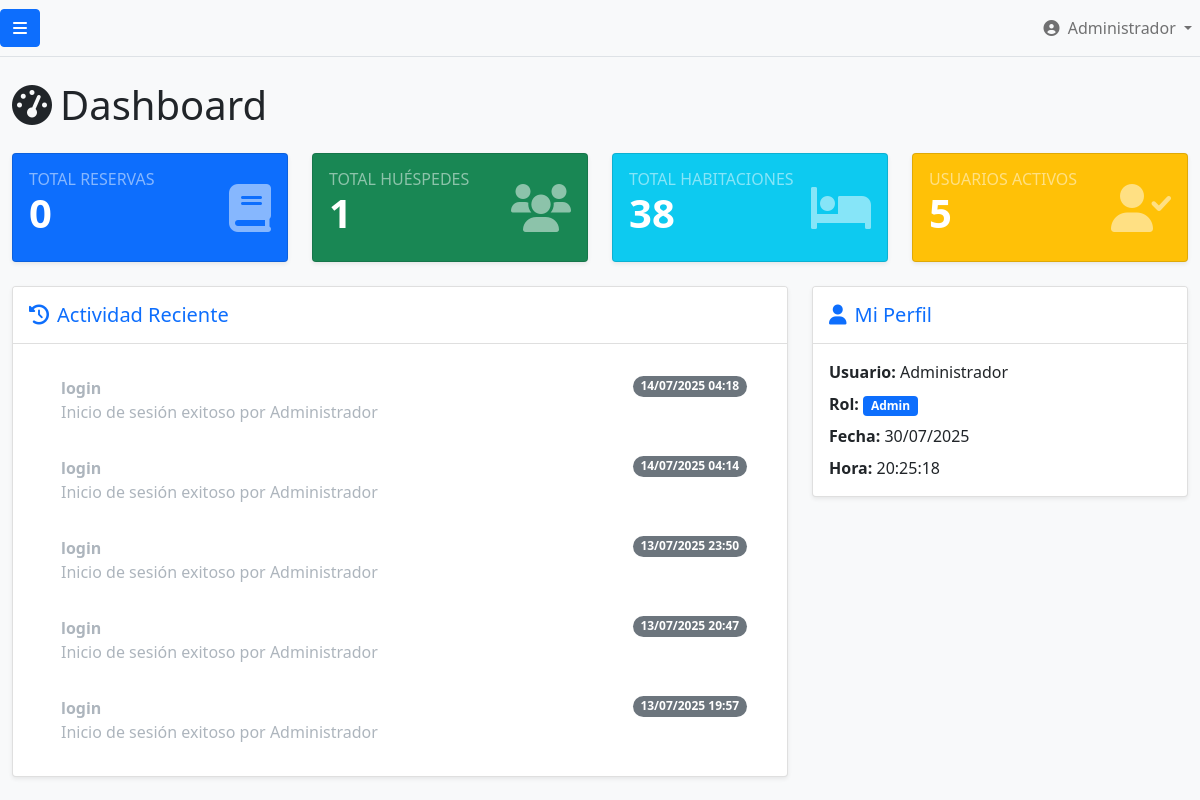
/dashboard/dashboard.php (signed in), run on the app's committed database.
### tables this page shows
CREATE TABLE `actividad_usuarios` (
  `id` int(11) NOT NULL,
  `usuario_id` int(11) NOT NULL,
  `accion` varchar(100) NOT NULL,
  `descripcion` text,
  `ip` varchar(45) DEFAULT NULL,
  `user_agent` text,
  `fecha` timestamp NOT NULL DEFAULT CURRENT_TIMESTAMP
);

CREATE TABLE `usuarios` (
  `id` int(11) NOT NULL,
  `nombre` varchar(100) DEFAULT NULL,
  `usuario` varchar(50) DEFAULT NULL,
  `correo` varchar(100) DEFAULT NULL,
  `telefono` varchar(20) DEFAULT NULL,
  `contraseña` varchar(255) DEFAULT NULL,
  `rol` enum('admin','recepcionista') DEFAULT 'recepcionista',
  `estado` enum('activo','inactivo') DEFAULT 'activo',
  `ultimo_acceso` timestamp NULL DEFAULT NULL,
  `foto` varchar(255) DEFAULT NULL,
  `intentos_fallidos` int(11) DEFAULT '0',
  `bloqueado_hasta` timestamp NULL DEFAULT NULL,
  `creado_en` timestamp NOT NULL DEFAULT CURRENT_TIMESTAMP,
  `actualizado_en` timestamp NOT NULL DEFAULT CURRENT_TIMESTAMP ON UPDATE CURRENT_TIMESTAMP
);

### dashboard/dashboard.php (the view, shortened to what this page needs)
<?php
require_once 'config/db_connect.php';
$nombre_usuario = $_SESSION['nombre'];
$rol_usuario = $_SESSION['rol'];
$stats = [];
$query_reservas = "SELECT COUNT(*) as total FROM reservas";
$result_reservas = mysqli_query($conn, $query_reservas);
$stats['total_reservas'] = mysqli_fetch_assoc($result_reservas)['total'];
$query_huespedes = "SELECT COUNT(*) as total FROM huespedes";
$result_huespedes = mysqli_query($conn, $query_huespedes);
$stats['total_huespedes'] = mysqli_fetch_assoc($result_huespedes)['total'];
$query_habitaciones = "SELECT COUNT(*) as total FROM habitaciones";
$result_habitaciones = mysqli_query($conn, $query_habitaciones);
$stats['total_habitaciones'] = mysqli_fetch_assoc($result_habitaciones)['total'];
$query_usuarios = "SELECT COUNT(*) as total FROM usuarios WHERE estado = 'activo'";
$result_usuarios = mysqli_query($conn, $query_usuarios);
$stats['total_usuarios'] = mysqli_fetch_assoc($result_usuarios)['total'];
$query_actividad = "SELECT a.*, u.nombre as usuario_nombre
                   FROM actividad_usuarios a
                   JOIN usuarios u ON a.usuario_id = u.id
                   ORDER BY a.fecha DESC
                   LIMIT 5";
$result_actividad = mysqli_query($conn, $query_actividad);
?>
<!DOCTYPE html>
<html lang="es">
<head>
    <link href="https://cdn.jsdelivr.net/npm/bootstrap@5.1.3/dist/css/bootstrap.min.css" rel="stylesheet">
    <link rel="stylesheet" href="https://cdnjs.cloudflare.com/ajax/libs/font-awesome/6.0.0-beta3/css/all.min.css">
</head>
<body>
    <div id="page-content-wrapper">
        <nav class="navbar navbar-expand-lg navbar-light bg-light border-bottom">
            <button class="btn btn-primary" id="menu-toggle">
                <i class="fas fa-bars"></i>
            </button>
            <div class="collapse navbar-collapse" id="navbarSupportedContent">
                <ul class="navbar-nav ms-auto mt-2 mt-lg-0">
                    <li class="nav-item dropdown">
                        <a class="nav-link dropdown-toggle" href="#" id="navbarDropdown" role="button" data-bs-toggle="dropdown" aria-haspopup="true" aria-expanded="false">
                            <i class="fas fa-user-circle me-1"></i>
                            <?php echo htmlspecialchars($nombre_usuario); ?>
                        </a>
                    </li>
                </ul>
            </div>
        </nav>
        <div class="container-fluid mt-4">
            <h1 class="mb-4"><i class="fas fa-tachometer-alt me-2"></i>Dashboard</h1>
            <div class="row">
                <div class="col-md-3 mb-4">
                    <div class="card bg-primary text-white shadow-sm card-stats">
                        <div class="card-body">
                            <div class="d-flex justify-content-between align-items-center">
                                <div>
                                    <h6 class="text-uppercase text-white-50 mb-0">Total Reservas</h6>
                                    <h3 class="display-6 fw-bold"><?php echo $stats['total_reservas']; ?></h3>
                                </div>
                                <i class="fas fa-book fa-3x text-white-50"></i>
                            </div>
                        </div>
                    </div>
                </div>
                <div class="col-md-3 mb-4">
                    <div class="card bg-success text-white shadow-sm card-stats">
                        <div class="card-body">
                            <div class="d-flex justify-content-between align-items-center">
                                <div>
                                    <h6 class="text-uppercase text-white-50 mb-0">Total Huéspedes</h6>
                                    <h3 class="display-6 fw-bold"><?php echo $stats['total_huespedes']; ?></h3>
                                </div>
                                <i class="fas fa-users fa-3x text-white-50"></i>
                            </div>
                        </div>
                    </div>
                </div>
                <div class="col-md-3 mb-4">
                    <div class="card bg-info text-white shadow-sm card-stats">
                        <div class="card-body">
                            <div class="d-flex justify-content-between align-items-center">
                                <div>
                                    <h6 class="text-uppercase text-white-50 mb-0">Total Habitaciones</h6>
                                    <h3 class="display-6 fw-bold"><?php echo $stats['total_habitaciones']; ?></h3>
                                </div>
                                <i class="fas fa-bed fa-3x text-white-50"></i>
                            </div>
                        </div>
                    </div>
                </div>
                <div class="col-md-3 mb-4">
                    <div class="card bg-warning text-white shadow-sm card-stats">
                        <div class="card-body">
                            <div class="d-flex justify-content-between align-items-center">
                                <div>
                                    <h6 class="text-uppercase text-white-50 mb-0">Usuarios Activos</h6>
                                    <h3 class="display-6 fw-bold"><?php echo $stats['total_usuarios']; ?></h3>
                                </div>
                                <i class="fas fa-user-check fa-3x text-white-50"></i>
                            </div>
                        </div>
                    </div>
                </div>
                <div class="col-md-8 mb-4">
                    <div class="card shadow-sm">
                        <div class="card-header bg-white py-3">
                            <h5 class="mb-0 text-primary"><i class="fas fa-history me-2"></i>Actividad Reciente</h5>
                        </div>
                        <div class="card-body">
                            <ul class="list-group list-group-flush">
                                <?php if (mysqli_num_rows($result_actividad) > 0): ?>
                                    <?php while ($actividad = mysqli_fetch_assoc($result_actividad)): ?>
                                        <li class="list-group-item d-flex justify-content-between align-items-start">
                                            <div class="ms-2 me-auto">
                                                <div class="fw-bold"><?php echo htmlspecialchars($actividad['accion']); ?></div>
                                                <?php echo htmlspecialchars($actividad['descripcion']); ?> por <?php echo htmlspecialchars($actividad['usuario_nombre']); ?>
                                            </div>
                                            <span class="badge bg-secondary rounded-pill">
                                                <?php echo date('d/m/Y H:i', strtotime($actividad['fecha'])); ?>
                                            </span>
                                        </li>
                                    <?php endwhile; ?>
                                <?php else: ?>
                                    <li class="list-group-item text-center text-muted">No hay actividad reciente.</li>
                                <?php endif; ?>
                            </ul>
                        </div>
                    </div>
                </div>
                <div class="col-md-4 mb-4">
                    <div class="card shadow-sm">
                        <div class="card-header bg-white py-3">
                            <h5 class="mb-0 text-primary"><i class="fas fa-user me-2"></i>Mi Perfil</h5>
                        </div>
                        <div class="card-body">
                            <ul class="list-unstyled mb-0">
                                <li class="mb-2">
                                    <strong>Usuario:</strong> <?php echo htmlspecialchars($nombre_usuario); ?>
                                </li>
                                <li class="mb-2">
                                    <strong>Rol:</strong>
                                    <span class="badge bg-<?php echo $rol_usuario == 'admin' ? 'primary' : 'secondary'; ?>">
                                        <?php echo ucfirst($rol_usuario); ?>
                                    </span>
                                </li>
                                <li class="mb-2">
                                    <strong>Fecha:</strong> <?php echo date('d/m/Y'); ?>
                                </li>
                                <li class="mb-0">
                                    <strong>Hora:</strong> <?php echo date('H:i:s'); ?>
                                </li>
                            </ul>
                        </div>
                    </div>
                </div>
            </div>
        </div>
    </div>
</body>
</html>

### dashboard/dashboard.php (style rules this page uses)
body { overflow-x: hidden; background-color: #f8f9fa; }
#page-content-wrapper { min-width: 100vw; background-color: #f8f9fa; }
.list-group-item { border: none; padding: 1rem 1.5rem; color: #adb5bd; }
@media (min-width: 768px) { #page-content-wrapper { min-width: 0; width: 100%; } }
.card-stats { transition: transform 0.2s; }

### data on the page
actividad_usuarios: accion "login", descripcion "Inicio de sesión exitoso", usuario.nombre "Administrador", fecha "14/07/2025 04:18"
actividad_usuarios: accion "login", descripcion "Inicio de sesión exitoso", usuario.nombre "Administrador", fecha "14/07/2025 04:14"
actividad_usuarios: accion "login", descripcion "Inicio de sesión exitoso", usuario.nombre "Administrador", fecha "13/07/2025 23:50"
actividad_usuarios: accion "login", descripcion "Inicio de sesión exitoso", usuario.nombre "Administrador", fecha "13/07/2025 20:47"
actividad_usuarios: accion "login", descripcion "Inicio de sesión exitoso", usuario.nombre "Administrador", fecha "13/07/2025 19:57"

### other printed values
$nombre_usuario "Administrador"
$stats['total_reservas'] "0"
$stats['total_huespedes'] "1"
$stats['total_habitaciones'] "38"
$stats['total_usuarios'] "5"
$rol_usuario "Admin"
